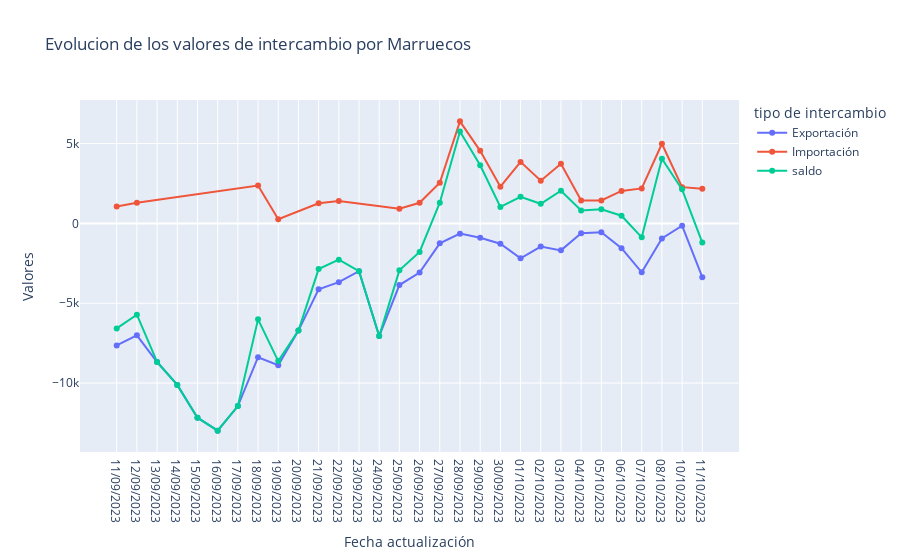

This figure's notebook cell:
### Code cell
fig = px.line(df_intercambio[df_intercambio['nombre'] == 'Marruecos'], x = 'Fecha actualización', y = 'Valores', color= 'tipo de intercambio',
              line_group='tipo de intercambio',
              title= 'Evolucion de los valores de intercambio por Marruecos',
              markers= True)

fig.show()

### Figure 1 — Plotly figure (JSON) as saved in the notebook; plotly's stock layout.template omitted (floating-point values rounded to 4 significant figures)
{"data": [{"hovertemplate": "tipo de intercambio=Exportación<br>Fecha actualización=%{x}<br>Valores=%{y}<extra></extra>", "legendgroup": "Exportación", "line": {"color": "#636efa", "dash": "solid"}, "marker": {"symbol": "circle"}, "mode": "lines+markers", "name": "Exportación", "orientation": "v", "showlegend": true, "type": "scatter", "x": ["11/09/2023", "12/09/2023", "13/09/2023", "14/09/2023", "15/09/2023", "16/09/2023", "17/09/2023", "18/09/2023", "19/09/2023", "20/09/2023", "21/09/2023", "22/09/2023", "23/09/2023", "24/09/2023", "25/09/2023", "26/09/2023", "27/09/2023", "28/09/2023", "29/09/2023", "30/09/2023", "01/10/2023", "02/10/2023", "03/10/2023", "04/10/2023", "05/10/2023", "06/10/2023", "07/10/2023", "08/10/2023", "10/10/2023", "11/10/2023"], "xaxis": "x", "y": [-7640, -7010, -8680.0, -10110.0, -12169, -12980, -11440, -8380, -8884, -6714, -4120, -3680, -2990, -7059, -3860, -3080, -1250, -640, -900, -1270, -2183, -1450, -1688, -620, -550, -1550, -3064.0, -940, -140, -3370], "yaxis": "y"}, {"hovertemplate": "tipo de intercambio=Importación<br>Fecha actualización=%{x}<br>Valores=%{y}<extra></extra>", "legendgroup": "Importación", "line": {"color": "#EF553B", "dash": "solid"}, "marker": {"symbol": "circle"}, "mode": "lines+markers", "name": "Importación", "orientation": "v", "showlegend": true, "type": "scatter", "x": ["11/09/2023", "12/09/2023", "18/09/2023", "19/09/2023", "21/09/2023", "22/09/2023", "25/09/2023", "26/09/2023", "27/09/2023", "28/09/2023", "29/09/2023", "30/09/2023", "01/10/2023", "02/10/2023", "03/10/2023", "04/10/2023", "05/10/2023", "06/10/2023", "07/10/2023", "08/10/2023", "10/10/2023", "11/10/2023"], "xaxis": "x", "y": [1062, 1292, 2370, 260, 1260, 1410, 920, 1295, 2550, 6393.0, 4545, 2300, 3854, 2678, 3738, 1431, 1434, 2033, 2190, 4989, 2273, 2173], "yaxis": "y"}, {"hovertemplate": "tipo de intercambio=saldo<br>Fecha actualización=%{x}<br>Valores=%{y}<extra></extra>", "legendgroup": "saldo", "line": {"color": "#00cc96", "dash": "solid"}, "marker": {"symbol": "circle"}, "mode": "lines+markers", "name": "saldo", "orientation": "v", "showlegend": true, "type": "scatter", "x": ["11/09/2023", "12/09/2023", "13/09/2023", "14/09/2023", "15/09/2023", "16/09/2023", "17/09/2023", "18/09/2023", "19/09/2023", "20/09/2023", "21/09/2023", "22/09/2023", "23/09/2023", "24/09/2023", "25/09/2023", "26/09/2023", "27/09/2023", "28/09/2023", "29/09/2023", "30/09/2023", "01/10/2023", "02/10/2023", "03/10/2023", "04/10/2023", "05/10/2023", "06/10/2023", "07/10/2023", "08/10/2023", "10/10/2023", "11/10/2023"], "xaxis": "x", "y": [-6578, -5718, -8680.0, -10110.0, -12169, -12980, -11440, -6010, -8624, -6714, -2860, -2270, -2990, -7059, -2940, -1785, 1300, 5753.0, 3645, 1030, 1671, 1228, 2050, 811, 884, 483, -873.7, 4049, 2133, -1197], "yaxis": "y"}], "layout": {"legend": {"title": {"text": "tipo de intercambio"}, "tracegroupgap": 0}, "title": {"text": "Evolucion de los valores de intercambio por Marruecos"}, "xaxis": {"anchor": "y", "domain": [0, 1], "title": {"text": "Fecha actualización"}}, "yaxis": {"anchor": "x", "domain": [0, 1], "title": {"text": "Valores"}}}}
